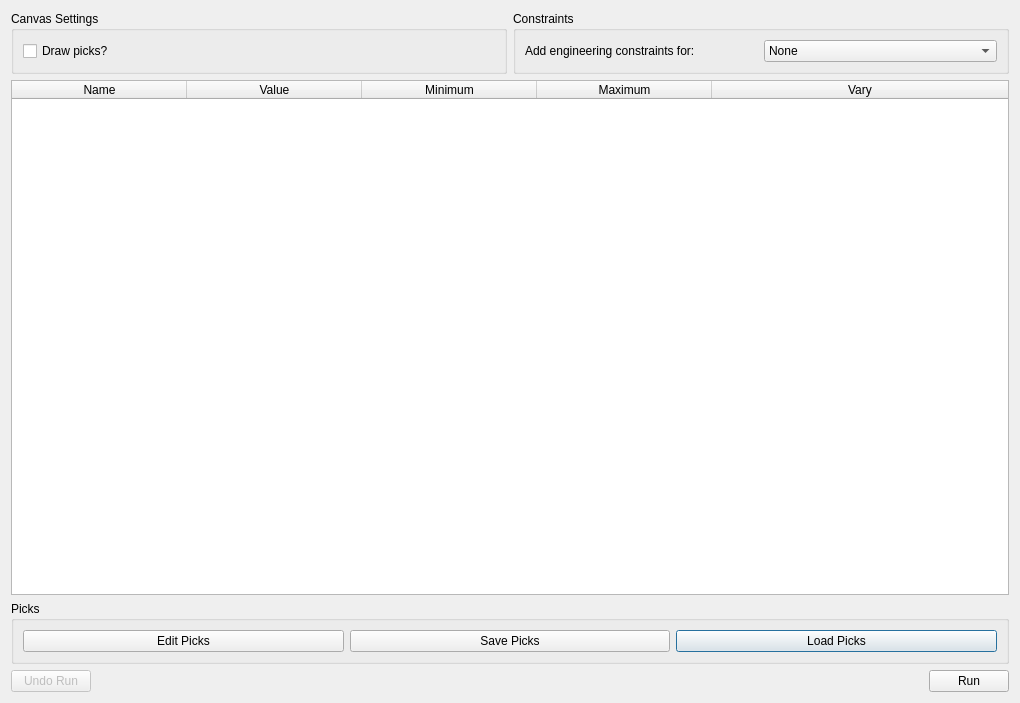
<?xml version="1.0" encoding="UTF-8"?>
<ui version="4.0">
 <class>structureless_calibration_dialog</class>
 <widget class="QDialog" name="structureless_calibration_dialog">
  <property name="geometry">
   <rect>
    <x>0</x>
    <y>0</y>
    <width>1020</width>
    <height>703</height>
   </rect>
  </property>
  <property name="windowTitle">
   <string>Structureless Calibration Dialog</string>
  </property>
  <layout class="QGridLayout" name="gridLayout_2">
   <item row="5" column="0" colspan="2">
    <widget class="QTableWidget" name="table">
     <property name="editTriggers">
      <set>QAbstractItemView::NoEditTriggers</set>
     </property>
     <attribute name="horizontalHeaderMinimumSectionSize">
      <number>50</number>
     </attribute>
     <attribute name="horizontalHeaderDefaultSectionSize">
      <number>175</number>
     </attribute>
     <attribute name="horizontalHeaderStretchLastSection">
      <bool>true</bool>
     </attribute>
     <column>
      <property name="text">
       <string>Name</string>
      </property>
     </column>
     <column>
      <property name="text">
       <string>Value</string>
      </property>
     </column>
     <column>
      <property name="text">
       <string>Minimum</string>
      </property>
     </column>
     <column>
      <property name="text">
       <string>Maximum</string>
      </property>
     </column>
     <column>
      <property name="text">
       <string>Vary</string>
      </property>
     </column>
    </widget>
   </item>
   <item row="2" column="0">
    <widget class="QGroupBox" name="canvas_settings_group">
     <property name="title">
      <string>Canvas Settings</string>
     </property>
     <layout class="QGridLayout" name="gridLayout">
      <item row="0" column="1">
       <widget class="QCheckBox" name="draw_picks">
        <property name="toolTip">
         <string>&lt;html&gt;&lt;head/&gt;&lt;body&gt;&lt;p&gt;Draw the picks on the main canvas. These pick positions are stored in detector Cartesian coordinates, and their positions will be updated automatically as detector parameters get modified.&lt;/p&gt;&lt;/body&gt;&lt;/html&gt;</string>
        </property>
        <property name="text">
         <string>Draw picks?</string>
        </property>
       </widget>
      </item>
     </layout>
    </widget>
   </item>
   <item row="7" column="0" colspan="2">
    <widget class="QGroupBox" name="picks_group">
     <property name="title">
      <string>Picks</string>
     </property>
     <layout class="QGridLayout" name="gridLayout_3">
      <item row="0" column="2">
       <widget class="QPushButton" name="load_picks_button">
        <property name="toolTip">
         <string>&lt;html&gt;&lt;head/&gt;&lt;body&gt;&lt;p&gt;Load picks from a structureless calibration HDF5 file.&lt;br/&gt;&lt;/p&gt;&lt;p&gt;This HDF5 file is special to structureless calibration. Other HDF5 files will not work.&lt;/p&gt;&lt;/body&gt;&lt;/html&gt;</string>
        </property>
        <property name="text">
         <string>Load Picks</string>
        </property>
       </widget>
      </item>
      <item row="0" column="1">
       <widget class="QPushButton" name="save_picks_button">
        <property name="toolTip">
         <string>&lt;html&gt;&lt;head/&gt;&lt;body&gt;&lt;p&gt;Save picks to a structureless calibration HDF5 file.&lt;br/&gt;&lt;/p&gt;&lt;p&gt;This HDF5 file is special to structureless calibration.&lt;/p&gt;&lt;p&gt;&lt;br/&gt;&lt;/p&gt;&lt;p&gt;Picks are saved as detector Cartesian coordinates (not as polar coordinates).&lt;/p&gt;&lt;/body&gt;&lt;/html&gt;</string>
        </property>
        <property name="text">
         <string>Save Picks</string>
        </property>
       </widget>
      </item>
      <item row="0" column="0">
       <widget class="QPushButton" name="edit_picks_button">
        <property name="toolTip">
         <string>&lt;html&gt;&lt;head/&gt;&lt;body&gt;&lt;p&gt;Open the picks editor to edit the picks. Picks may be added, deleted, or edited (either by hand picking a new point or manually entering coordinates).&lt;/p&gt;&lt;/body&gt;&lt;/html&gt;</string>
        </property>
        <property name="text">
         <string>Edit Picks</string>
        </property>
       </widget>
      </item>
     </layout>
    </widget>
   </item>
   <item row="2" column="1">
    <widget class="QGroupBox" name="groupBox">
     <property name="title">
      <string>Constraints</string>
     </property>
     <layout class="QGridLayout" name="gridLayout_4">
      <item row="0" column="1">
       <widget class="QComboBox" name="engineering_constraints">
        <property name="toolTip">
         <string>&lt;html&gt;&lt;head/&gt;&lt;body&gt;&lt;p&gt;Add engineering constraints for certain instrument types. This may add extra parameters to the table.&lt;/p&gt;&lt;p&gt;&lt;br/&gt;&lt;/p&gt;&lt;p&gt;For example, for TARDIS, the distance between IMAGE-PLATE-2 and IMAGE-PLATE-4 must be within a certain range. If TARDIS is selected, a new parameter is added with default values for this distance.&lt;/p&gt;&lt;p&gt;&lt;br/&gt;&lt;/p&gt;&lt;p&gt;If the instrument type can be guessed, it will be selected automatically when the dialog first appears. For example, TARDIS is automatically selected if any of the detector names are IMAGE-PLATE-2, IMAGE-PLATE-3, or IMAGE-PLATE-4.&lt;/p&gt;&lt;/body&gt;&lt;/html&gt;</string>
        </property>
        <item>
         <property name="text">
          <string>None</string>
         </property>
        </item>
        <item>
         <property name="text">
          <string>TARDIS</string>
         </property>
        </item>
       </widget>
      </item>
      <item row="0" column="0">
       <widget class="QLabel" name="engineering_constraints_label">
        <property name="toolTip">
         <string>&lt;html&gt;&lt;head/&gt;&lt;body&gt;&lt;p&gt;Add engineering constraints for certain instrument types. This may add extra parameters to the table.&lt;/p&gt;&lt;p&gt;&lt;br/&gt;&lt;/p&gt;&lt;p&gt;For example, for TARDIS, the distance between IMAGE-PLATE-2 and IMAGE-PLATE-4 must be within a certain range. If TARDIS is selected, a new parameter is added with default values for this distance.&lt;/p&gt;&lt;p&gt;&lt;br/&gt;&lt;/p&gt;&lt;p&gt;If the instrument type can be guessed, it will be selected automatically when the dialog first appears. For example, TARDIS is automatically selected if any of the detector names are IMAGE-PLATE-2, IMAGE-PLATE-3, or IMAGE-PLATE-4.&lt;/p&gt;&lt;/body&gt;&lt;/html&gt;</string>
        </property>
        <property name="text">
         <string>Add engineering constraints for:</string>
        </property>
       </widget>
      </item>
     </layout>
    </widget>
   </item>
   <item row="8" column="0" colspan="2">
    <layout class="QHBoxLayout" name="button_layout">
     <item>
      <widget class="QPushButton" name="undo_run_button">
       <property name="enabled">
        <bool>false</bool>
       </property>
       <property name="toolTip">
        <string>&lt;html&gt;&lt;head/&gt;&lt;body&gt;&lt;p&gt;Undo the last &amp;quot;Run&amp;quot; performed. This revert both the instrument settings and parameter settings to what they were right before &amp;quot;Run&amp;quot; was clicked.&lt;/p&gt;&lt;p&gt;&lt;br/&gt;&lt;/p&gt;&lt;p&gt;This button may be clicked multiple times if multiple runs were performed.&lt;/p&gt;&lt;/body&gt;&lt;/html&gt;</string>
       </property>
       <property name="text">
        <string>Undo Run</string>
       </property>
       <property name="icon">
        <iconset theme="reload">
         <normaloff>.</normaloff>.</iconset>
       </property>
      </widget>
     </item>
     <item>
      <spacer name="button_layout_spacer">
       <property name="orientation">
        <enum>Qt::Horizontal</enum>
       </property>
       <property name="sizeHint" stdset="0">
        <size>
         <width>40</width>
         <height>20</height>
        </size>
       </property>
      </spacer>
     </item>
     <item>
      <widget class="QPushButton" name="run_button">
       <property name="sizePolicy">
        <sizepolicy hsizetype="Fixed" vsizetype="Fixed">
         <horstretch>0</horstretch>
         <verstretch>0</verstretch>
        </sizepolicy>
       </property>
       <property name="toolTip">
        <string>&lt;html&gt;&lt;head/&gt;&lt;body&gt;&lt;p&gt;Run the calibration using the selected parameters and options.&lt;/p&gt;&lt;p&gt;&lt;br/&gt;&lt;/p&gt;&lt;p&gt;Results will be printed to the messages dialog, and the canvas will update automatically with the results.&lt;/p&gt;&lt;p&gt;&lt;br/&gt;&lt;/p&gt;&lt;p&gt;A run may be undone by clicking &amp;quot;Undo Run&amp;quot;.&lt;/p&gt;&lt;/body&gt;&lt;/html&gt;</string>
       </property>
       <property name="text">
        <string>Run</string>
       </property>
       <property name="icon">
        <iconset theme="dialog-ok">
         <normaloff>.</normaloff>.</iconset>
       </property>
      </widget>
     </item>
    </layout>
   </item>
  </layout>
 </widget>
 <tabstops>
  <tabstop>draw_picks</tabstop>
  <tabstop>table</tabstop>
  <tabstop>edit_picks_button</tabstop>
  <tabstop>save_picks_button</tabstop>
  <tabstop>load_picks_button</tabstop>
  <tabstop>undo_run_button</tabstop>
  <tabstop>run_button</tabstop>
 </tabstops>
 <resources/>
 <connections/>
</ui>
